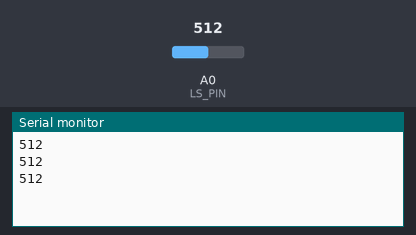
The sketch below on a simulated Arduino Uno, built with avr-gcc and run on an emulated ATmega328P. Shown: the last lines printed to the serial monitor. Inputs (shaded band) come from the test bench; at power-on: A0 (LS_PIN) = 512.

Above: at 1.3 s.
1.4 s: A0 (LS_PIN) set to 716
At 1.9 s:
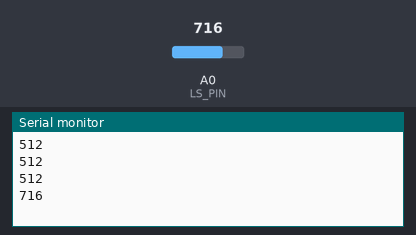
2.9 s: A0 (LS_PIN) set to 900
At 3.4 s:
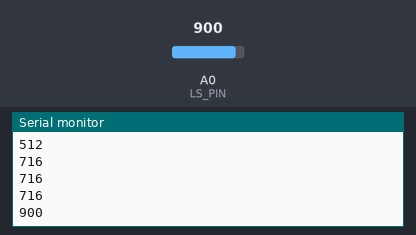
Timing chart, 0 to 5.9 s (numbered marks = the images above; inputs shaded):
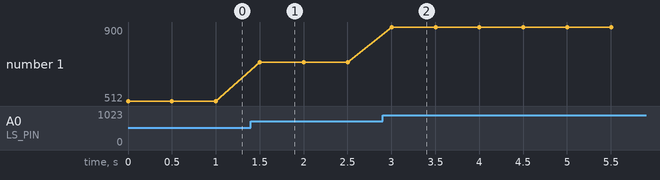

Measured:
- after the input at 1.4 s, the serial monitor: prints a new line after 0.10 s (image 1)
- after the input at 2.9 s, the serial monitor: prints a new line after 0.10 s (image 2)
- plotted number 1: 512 → 716 after the input at 1.4 s, 716 → 900 after the input at 2.9 s

The sketch:

light_1.0.ino
```cpp
// Light sensor 1.0
// read and output signal from light sensor
// Demo separate classes for signal processing responsibilities

// general configuration parameters
#include "configs.h"
#include "light.h"
#include "out.h"

// object to processing input and maintain state of sensor
MyLight light;
// object processing the output
// pass a ptr to the light sensor object that maintains state in constructor
MyOutput output(&light);

void setup() {
  // put your setup code here, to run once:
  Serial.begin(S_MON_SPEED);
}

void loop() {
  // put your main code here, to run repeatedly:
  // read input signals
  light.loop();
  output.loop();

  // possibly controll the "sampling rate"
  delay(500);
}
```

light.cpp
```cpp
#include "light.h"
#include "configs.h"
#include <Arduino.h>

void MyLight::loop() {
  ambient_light = analogRead(LS_PIN);
}

int MyLight::getLight() {
  return ambient_light;
}
```

light.h
```cpp
#ifndef __LIGHT_H
#define __LIGHT_H

class MyLight {
 private:
  // state maintained by MyLight
  // (separate class to maintain state preferable)
  int ambient_light=0;

 public:
  // call to process signal
  void loop();

  // RET
  // reading from light sensor: 0..1023
  int getLight();
};

#endif
```

out.cpp
```cpp
#include <Arduino.h>
#include "out.h"

MyOutput::MyOutput(const MyLight* _lght) {
  light_sensor_ptr = _lght;
}

void MyOutput::loop() {
  // generate output signals
  if (light_sensor_ptr != nullptr) {
    Serial.println(light_sensor_ptr->getLight());
  }
}
```

out.h
```cpp
#ifndef __OUT_H
#define __OUT_H

#include "light.h"

class MyOutput {
 private:
  MyLight * light_sensor_ptr;
 public:
  // pass a pointer to the light sensor object whose data will be used
  MyOutput(const MyLight*);

  // call to process output signal
  void loop();
};

#endif
```

configs.h
```cpp
#ifndef __CONFIGS_H
#define __CONFIGS_H

// general configuration parameters
// where is the light sensor connected
#define LS_PIN 0
// Speed of the serial interface
#define S_MON_SPEED 9600


#endif
```
